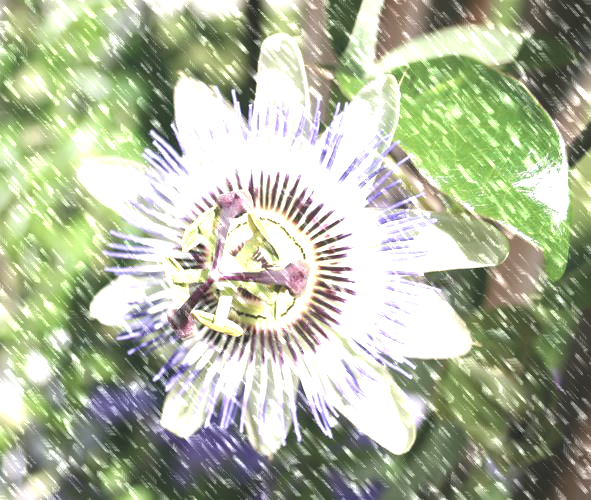
#> input picture CLS/corruption_imgs/snow.png, 591 x 500 px, found by its file name
$ python frequency.py   (older library calls are emulated)
#> lines starting #> are read from the running program, lines starting #| are printed output that depends on the picture
import cv2
import numpy as np

img = cv2.imread("/Users/anlx/研究生/毕设/CLS/corruption_imgs/snow.png", 0)
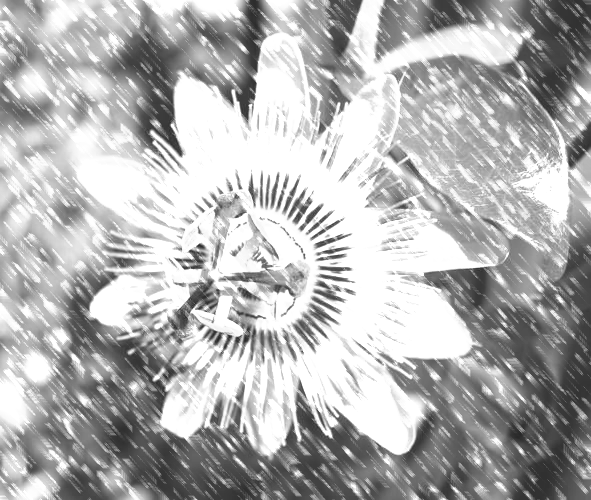
#> img: shape (500, 591); min 40, max 255, mean 178.3
gray_lap = cv2.Laplacian(img,cv2.CV_16S,ksize = 3)
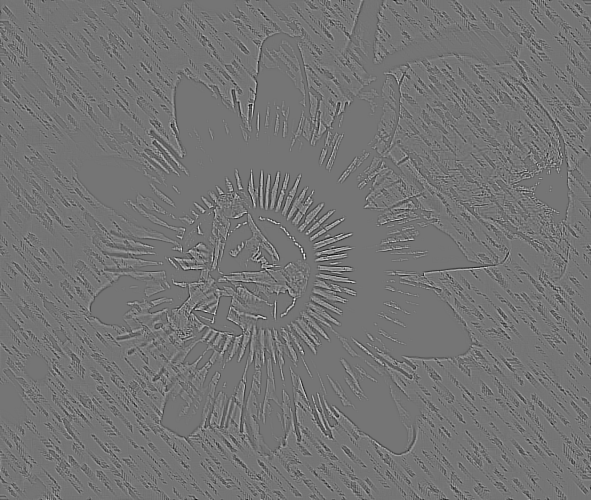
#> gray_lap: shape (500, 591) int16; min -820, max 966, mean -0.1; drawn with min black and max white
dst = cv2.convertScaleAbs(gray_lap)
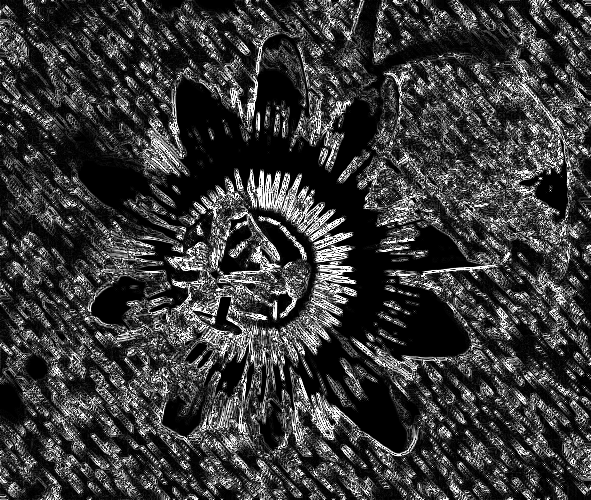
#> dst: shape (500, 591); min 0, max 255, mean 56.4

cv2.imshow('laplacian',dst)
cv2.waitKey(0)
cv2.destroyAllWindows()

$ run again, with CLS/corruption_imgs/fog.png copied over CLS/corruption_imgs/snow.png
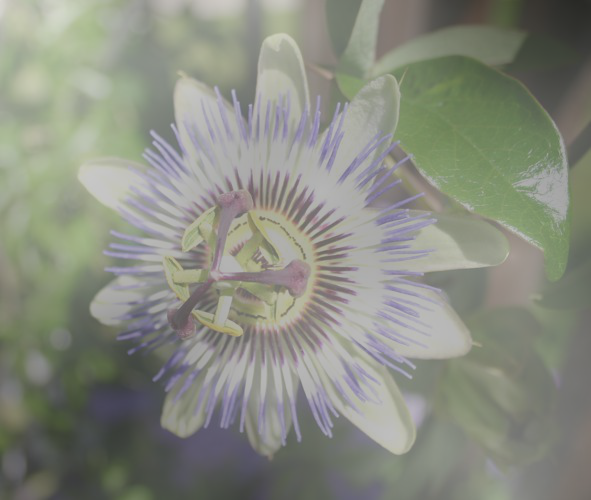
#> input picture CLS/corruption_imgs/fog.png, 591 x 500 px, found by its file name
#> `gray_lap = cv2.Laplacian(img,cv2.CV_16S,ksize = 3)`:
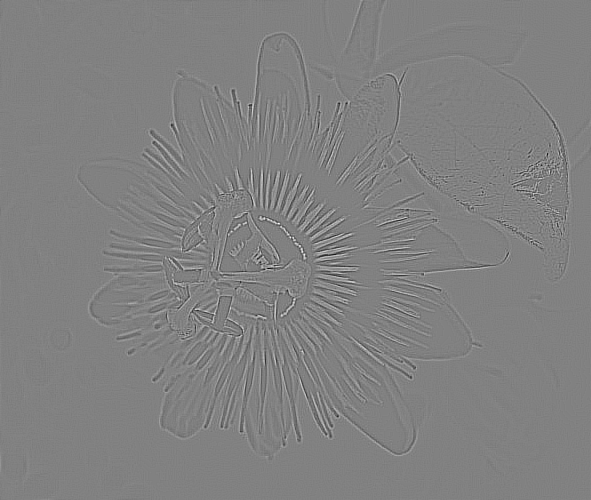
#> gray_lap: shape (500, 591) int16; min -292, max 284, mean 0; drawn with min black and max white
#> `dst = cv2.convertScaleAbs(gray_lap)`:
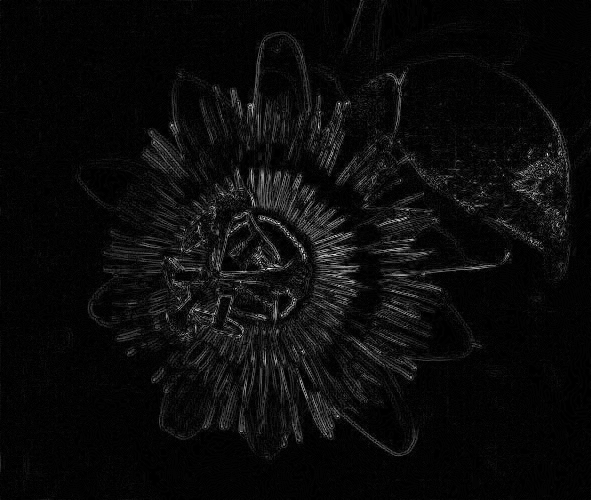
#> dst: shape (500, 591); min 0, max 255, mean 11.1
